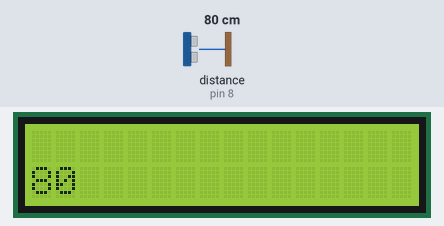
Recording of a sketch running on a simulated Arduino Uno, built with avr-gcc and run on an emulated ATmega328P. Shown: 16×2 character LCD. Wiring (inferred from the names in the program): ultrasonic range finder: trigger pin 7; echo pin 8. The test bench sets the inputs (shaded band); at power-on: distance to the obstacle (sensor on pin 8) 80 cm. The echo pulse lasts 58.3 µs per cm.

Above: at 1.2 s.
1.3 s: distance to the obstacle (sensor on pin 8) set to 2 cm
At 2.4 s:
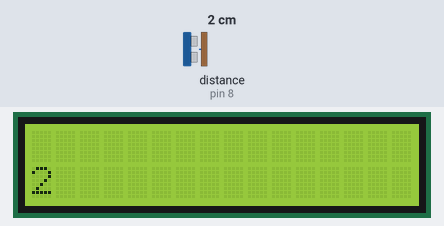
2.9 s: distance to the obstacle (sensor on pin 8) set to 4 cm
At 4.1 s:
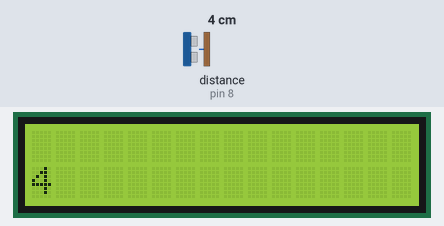
4.4 s: distance to the obstacle (sensor on pin 8) set to 9 cm
At 5.1 s:
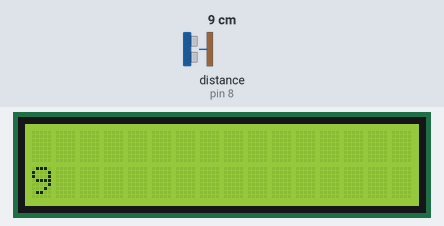
Timing chart, 0 to 7.4 s (numbered marks = the images above; inputs shaded):
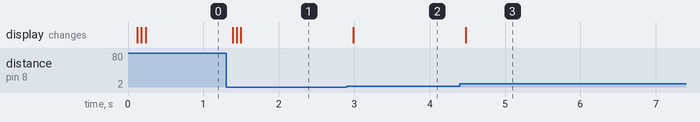

The sketch:

DistanceSensorLCD.ino
```cpp
#include <LiquidCrystal.h>
int triggerPort = 7;
int echoPort = 8;
// initialize the library with the numbers of the interface pins
LiquidCrystal lcd(12, 11, 5, 4, 3, 2);
long r;
long duration;
void setup() {
  r = 0;
  lcd.begin(16, 2);
  pinMode( triggerPort, OUTPUT );
  pinMode( echoPort, INPUT );
}

void readSensor() {
  digitalWrite( triggerPort, LOW );
  //invia un impulso di 10microsec su trigger
  digitalWrite( triggerPort, HIGH );
  delayMicroseconds( 10 );
  digitalWrite( triggerPort, LOW );

  duration = pulseIn( echoPort, HIGH );

  r = duration / 58.2;
}
long lastdist = 0;
void loop() {
  readSensor();
  delay(50);
  if (lastdist != r) {
    lcd.clear();
    lcd.setCursor(0, 1);
    lcd.print(r);
  }
}
```

Measured:
- after the input at 1.3 s, the display: changes after 0.09 s (image 1)
- after the input at 2.9 s, the display: changes after 0.08 s (image 2)
- after the input at 4.4 s, the display: changes after 0.08 s (image 3)
